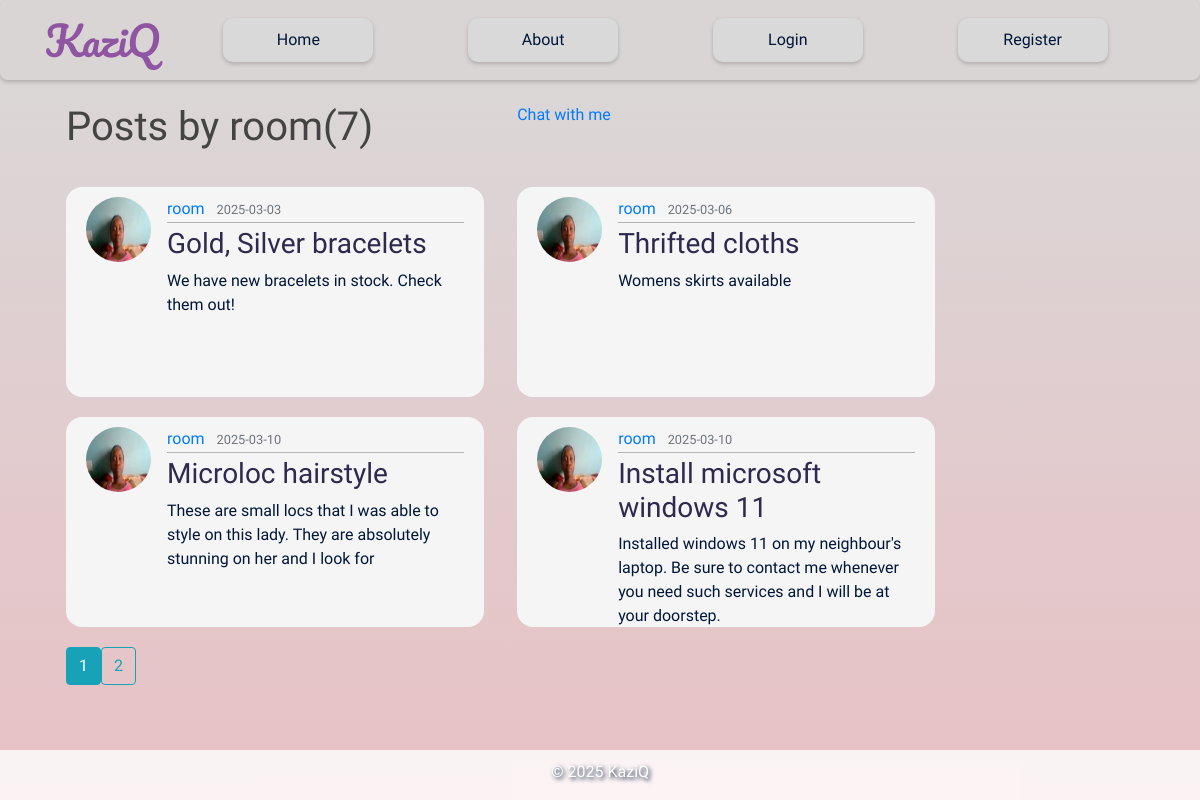
The page /user/room on the database its author committed.
### flaskblog/models.py (models this page shows, shortened)
class User(db.Model, UserMixin):
    id = db.Column(db.Integer, primary_key=True)
    username = db.Column(db.String(20), unique=True, nullable=False)
    email = db.Column(db.String(120), unique=True, nullable=False)
    image_file = db.Column(db.String(20), nullable=False, default='default.jpg')
    password = db.Column(db.String(60), nullable=False)
    posts = db.relationship('Post', backref='author', lazy=True)

class Post(db.Model):
    id = db.Column(db.Integer, primary_key=True)
    title = db.Column(db.String(100), nullable=False)
    date_posted = db.Column(db.DateTime, nullable=False, default=datetime.utcnow)
    content = db.Column(db.Text, nullable=False)
    user_id = db.Column(db.Integer, db.ForeignKey('user.id'), nullable=False)

### flaskblog/routes.py (the view)
@app.route("/user/<string:username>")
def user_posts(username):
    page = request.args.get('page', 1, type=int)
    user = User.query.filter_by(username=username).first_or_404()
    posts = Post.query.filter_by(author=user)\
            .order_by(Post.date_posted.asc())\
            .paginate(page=page, per_page=4)
    return render_template('user_posts.html', title=user.username, posts=posts, user=user)

### flaskblog/templates/user_posts.html
{% extends 'layout.html' %}
{% block content %}
    <h1 class="mb-3">Posts by {{user.username}}({{posts.total}})</h1>
    <a href="{{ url_for('private_chat', user_id=user.id) }}">Chat with me</a>
    {% for post in posts.items%}
      <article class="media content-section">
        <img class="rounded-circle article-img" src="{{ url_for('static', filename='profile_pics/' + post.author.image_file) }}">
          <div class="media-body">
            <div class="article-metadata">
              <a class="mr-2" href="{{url_for('user_posts', username=post.author.username)}}">{{ post.author.username }}</a>
              <small class="text-muted">{{ post.date_posted.strftime('%Y-%m-%d') }}</small>
            </div>
            <h3><a class="article-title" href="{{ url_for('post', post_id=post.id)}}">{{ post.title }}</a></h3>
            <p class="article-content">{{ post.content }}</p>
          </div>
      </article>
    {% endfor %}
    <div class="pagination">
      {% for page_num in posts.iter_pages(left_edge=1, left_current=1, right_edge=1, right_current=2) %}
        {% if page_num %}
          {% if posts.page == page_num %}
            <a class="btn btn-info mb-4" href="{{ url_for('home', page=page_num) }}">{{ page_num }}</a>
          {% else %}
            <a class="btn btn-outline-info mb-4" href="{{ url_for('home', page=page_num) }}">{{ page_num }}</a>
          {% endif %}
        {% else %}
          <span class="btn btn-outline-secondary mb-4">...</span>
        {% endif %}
      {% endfor %}
  </div>
{% endblock %}

### flaskblog/static/main.css (style rules this page uses)
body { background-image: linear-gradient(to bottom, #D9D9D9, #E8C1C5); background-repeat: no-repeat; background-position:center; background-attachment: fixed; font-family: "Itim", cursive; font-weight: 400; font-style: normal; color: #011638; margin:0; }
h1, h2, h3, h4, h5, h6 { color: #444444; }
.content-section { background: whitesmoke; padding: 10px 20px; border: none; border-radius: 1em; }
.article-title { color: #2E294E; }
.article-content { white-space: pre-line; }
.article-img { height: 65px; width: 65px; margin-right: 16px; }
.article-metadata { padding-bottom: 1px; margin-bottom: 4px; border-bottom: 1px solid #b3b1b1; }
.media { width:418px; height:210px; }

### rows shown on the page
User: username "room"
Post: image_file (picture), author.username "room", date_posted "2025-03-03", title "Gold, Silver bracelets", content "We have new bracelets in stock. Check them out!"
Post: image_file (picture), author.username "room", date_posted "2025-03-06", title "Thrifted cloths", content "Womens skirts available"
Post: image_file (picture), author.username "room", date_posted "2025-03-10", title "Microloc hairstyle", content "These are small locs that I was able to style on this lady. They are absolutely stunning on her and I look for"
Post: image_file (picture), author.username "room", date_posted "2025-03-10", title "Install microsoft windows 11", content "Installed windows 11 on my neighbour's laptop. Be sure to contact me whenever you need such services and I will be at your doorstep."

### other values the page prints
{{ posts.total }} "7"
{{ page_num }} "1"
{{ page_num }} "2"
